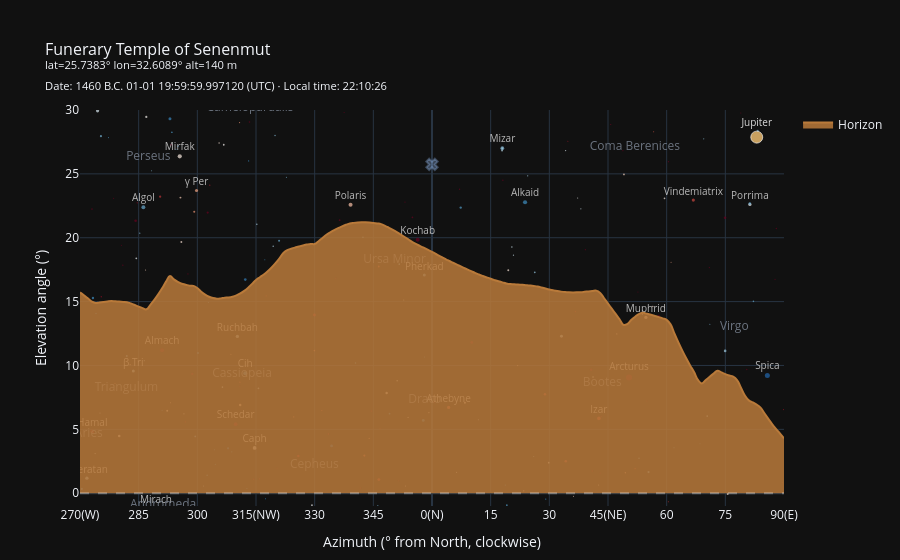

The code cell stored with this chart in its notebook:
### Markdown cell above
By integrating MontuPython's astronomical functionalities, we can overlay the sky onto the horizon at a specific date and time, accurately occluding stars behind local mountains:

### Code cell
mtime = mn.Time('bce1460-01-01 20:00:00')
# Show the sky in a 180° window centred towards North (az=0)
fig = senenmut.plot_horizon(
    at=mtime,
    mag_limit=5,
    az_center=0, 
    az_delta=90, 
    elev_view=30, # optional: adjust elevation limit
    show_planets='all'
)

### Figure 1 — Plotly figure (JSON) as saved in the notebook; plotly's stock layout.template omitted (floating-point values rounded to 4 significant figures; data arrays with more than 128 entries replaced by an {"elided": "..."} marker saying what was removed)
{"data": [{"hoverinfo": "text", "hovertext": ["NCP<br>Az: 0.0°<br>El: 25.74°"], "marker": {"color": "rgba(160,200,255,0.3)", "line": {"color": "rgba(160,200,255,0.3)", "width": 2}, "opacity": 1, "size": 10, "symbol": "x"}, "mode": "markers", "name": "NCP", "showlegend": false, "text": [""], "textfont": {"color": "rgba(160,200,255,0.3)", "size": 10}, "textposition": "top center", "type": "scatter", "x": [0], "y": [25.74]}, {"hoverinfo": "text", "hovertext": {"elided": "395 str values"}, "marker": {"cmax": 1.2, "cmin": -0.4, "color": {"elided": "395 float values"}, "colorscale": [[0, "rgb(103,0,31)"], [0.1, "rgb(178,24,43)"], [0.2, "rgb(214,96,77)"], [0.3, "rgb(244,165,130)"], [0.4, "rgb(253,219,199)"], [0.5, "rgb(247,247,247)"], [0.6, "rgb(209,229,240)"], [0.7, "rgb(146,197,222)"], [0.8, "rgb(67,147,195)"], [0.9, "rgb(33,102,172)"], [1, "rgb(5,48,97)"]], "line": {"width": 0}, "reversescale": true, "size": {"elided": "395 float values"}}, "mode": "markers+text", "name": "Stars", "showlegend": false, "text": {"elided": "395 str values"}, "textfont": {"color": "rgba(255,255,255,0.7)", "size": 10}, "textposition": "top center", "type": "scatter", "x": {"elided": "395 float values"}, "y": {"elided": "395 float values"}}, {"hoverinfo": "skip", "mode": "text", "name": "Constellations", "showlegend": false, "text": ["Andromeda", "Aries", "Bootes", "Cassiopeia", "Cepheus", "Coma Berenices", "Canes Venatici", "Auriga", "Corona Borealis", "Dorado", "Draco", "Camelopardalis", "Ursa Major", "Hercules", "Monoceros", "Leo", "Lynx", "Perseus", "Leo Minor", "Ursa Minor", "Triangulum", "Virgo"], "textfont": {"color": "rgba(130, 140, 155, 0.8)", "size": 12}, "type": "scatter", "x": [-68.76, -87.74, 43.52, -48.57, -30.07, 51.89, 35.76, -76.52, 37.08, 89.73, -1.834, -46.53, 8.667, 18.94, -70.54, 69.17, -12.82, -72.52, 34.36, -9.582, -78.13, 77.29], "y": [-0.9258, 4.605, 8.637, 9.303, 2.191, 27.14, 32.66, 48.33, -3.385, -1.952, 7.271, 30.17, 45.98, -2.343, 55.38, 58.46, 64.69, 26.35, 61.69, 18.29, 8.262, 12.99]}, {"customdata": {"elided": "181x2 float values"}, "fill": "tozeroy", "fillcolor": "rgba(185,122,58,0.85)", "hovertemplate": "<b>Azimuth</b>: %{customdata[0]:.2f}°<br><b>Elevation</b>: %{y:.2f}°<br><b>Distance</b>: %{customdata[1]:.1f} km<extra></extra>", "line": {"color": "#b97a3a", "shape": "spline", "smoothing": 1.3, "width": 2}, "mode": "lines", "name": "Horizon", "type": "scatter", "x": {"elided": "181 float values"}, "y": {"elided": "181 float values"}}, {"hoverinfo": "text", "hovertext": ["Jupiter<br>Az: 83.0°<br>Alt: 27.9°"], "marker": {"color": "#c8a060", "line": {"color": "rgba(255,255,255,0.6)", "width": 1}, "size": 12}, "mode": "markers+text", "name": "Jupiter", "showlegend": false, "text": ["Jupiter"], "textfont": {"color": "rgba(255,255,255,0.85)", "size": 10}, "textposition": "top center", "type": "scatter", "x": [83.03], "y": [27.88]}], "layout": {"hovermode": "x unified", "margin": {"b": 50, "t": 110}, "shapes": [{"line": {"color": "rgba(255,255,255,0.3)", "dash": "dash"}, "type": "line", "x0": 0, "x1": 1, "xref": "x domain", "y0": 0, "y1": 0, "yref": "y"}], "title": {"font": {"size": 16}, "text": "Funerary Temple of Senenmut<br><sup>lat=25.7383° lon=32.6089° alt=140 m<br>Date: 1460 B.C. 01-01 19:59:59.997120 (UTC) · Local time: 22:10:26</sup>"}, "xaxis": {"range": [-90, 90], "tickmode": "array", "ticktext": ["270(W)", "285", "300", "315(NW)", "330", "345", "0(N)", "15", "30", "45(NE)", "60", "75", "90(E)"], "tickvals": [-90, -75, -60, -45, -30, -15, 0, 15, 30, 45, 60, 75, 90], "title": {"text": "Azimuth (° from North, clockwise)"}}, "yaxis": {"range": [-1, 30], "title": {"text": "Elevation angle (°)"}}}}
